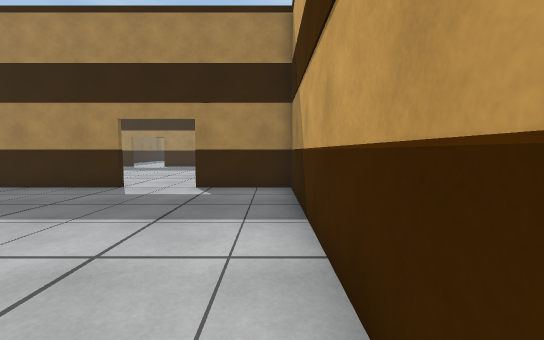
View 1 (above)

15 first-person views from a walk through a scene from a Unity 3-D project. The camera is 1.2 m above the floor, tilts 4° down and sees 90° across. The floor is counted in squares, 1 m on a side. Each view is taken from the middle of a square. On the plan, view 1 faces up. The plan holds only what a view shows up to about 13 squares ahead; the rest is blank. The place goes on beyond the plan. The player character is not drawn.

View 2
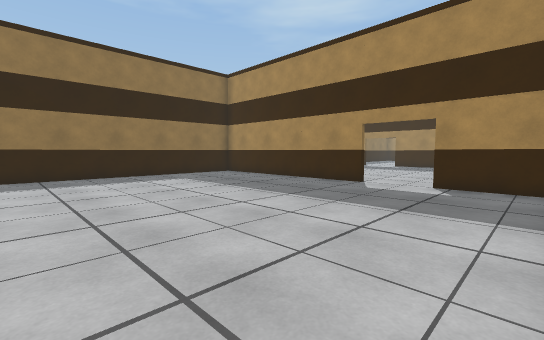

View 3
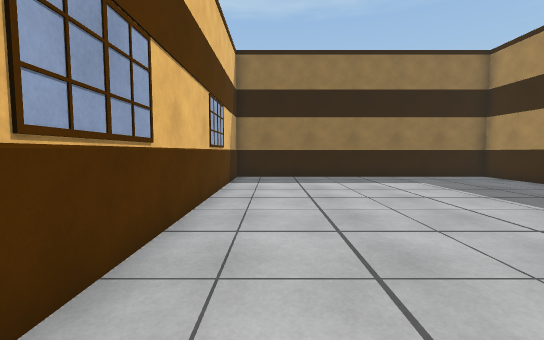

View 4
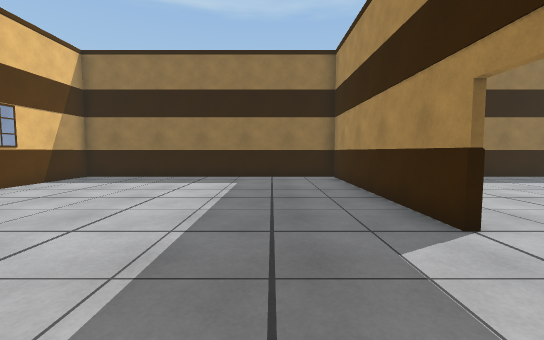

View 5
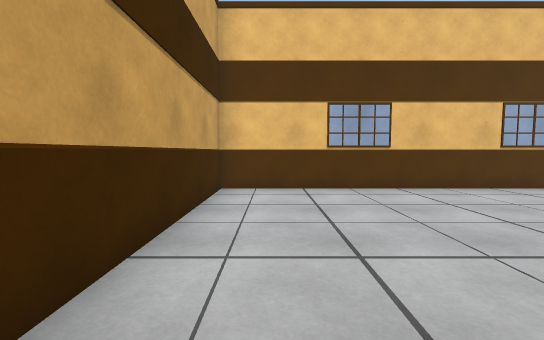

View 6
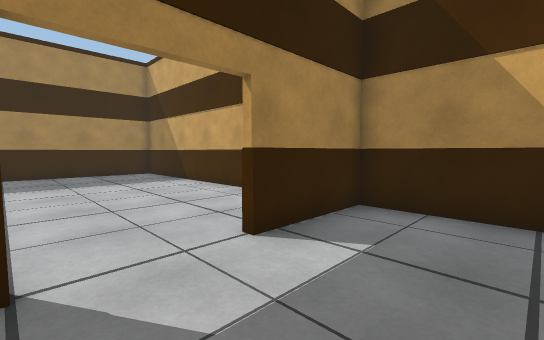

View 7
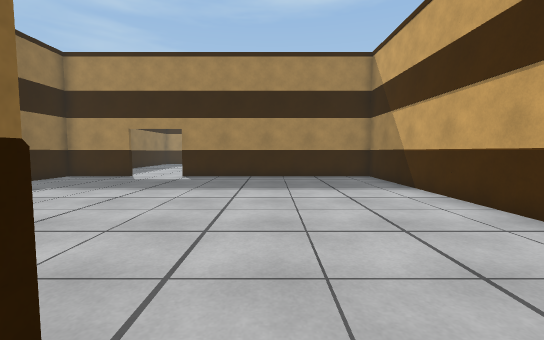

View 8
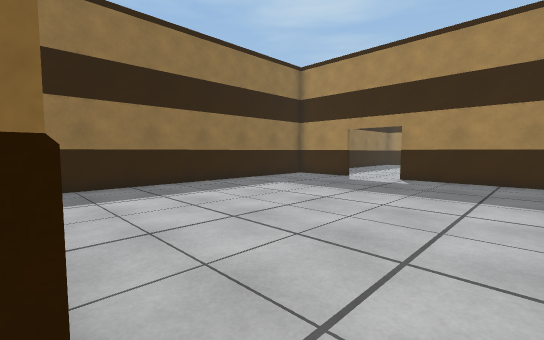

View 9
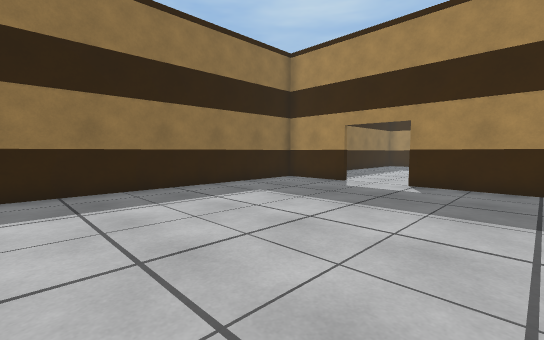

View 10
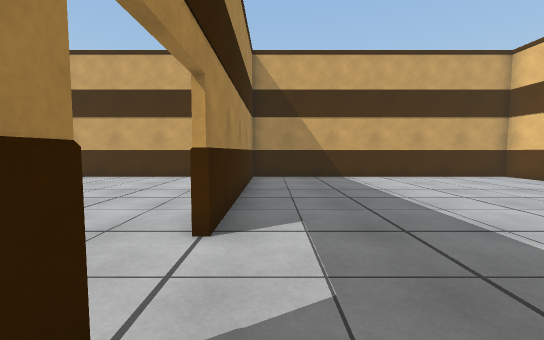

View 11
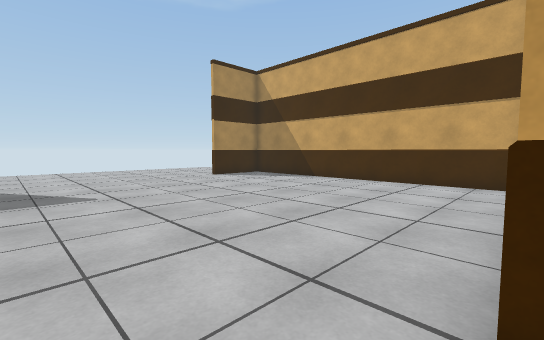

View 12
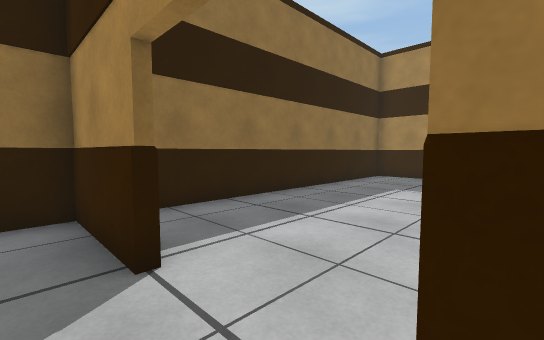

View 13
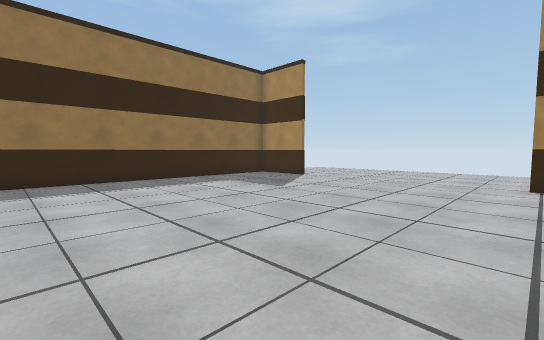

View 14
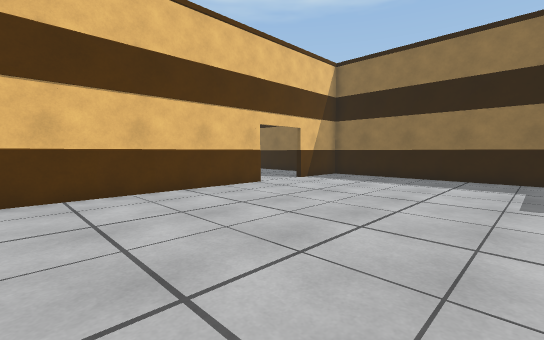

View 15
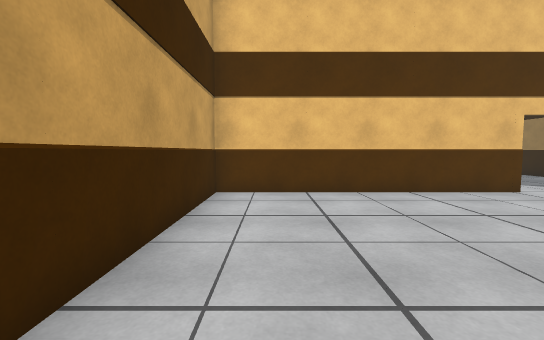

### Floor plan
Ten units are one square. View 1 is at (0, 0); x grows to the right and y downward. Boxes are objects, and circles mark ways between rooms. Rooms are numbered by the first view taken in them; rooms with no view inside come last. Other rooms are left out.
<svg viewBox="-141 -300 154 331">
<path fill="none" stroke="#000" d="M-49 -89 -136 -89 -136 26 6 26 6 -89M8 -89 -25 -89M-106 -209 -136 -209 -136 -99M-12 -91 8 -91M6 -89 6 -209 -82 -209M-84 -211 6 -211 6 -291M-116 -211 -108 -211M-136 -295 -136 -219"/>
<circle cx="-35" cy="-90" r="3" fill="#2a7"/>
<circle cx="-95" cy="-210" r="3" fill="#2a7"/>
<text x="-60" y="-30">1</text>
<text x="-70" y="-150">2</text>
<text x="-70" y="-260">3</text>
</svg>
Room 1 opens to room 2. Room 2 opens to room 3.

Where each view was taken, in squares from view 1:
view 1: 0 up, 0 right, facing up
view 2: 1 down, 0 right, facing up-left
view 3: 1 down, 1 left, facing left
view 4: 6 up, 1 left, facing left
view 5: 6 up, 1 left, facing down
view 6: 6 up, 5 left, facing up-right
view 7: 8 up, 4 left, facing up
view 8: 9 up, 4 left, facing up-left
view 9: 11 up, 5 left, facing up-left
view 10: 20 up, 12 left, facing right
view 11: 21 up, 10 left, facing up-right
view 12: 20 up, 8 left, facing up-left
view 13: 22 up, 2 left, facing up-left
view 14: 29 up, 1 left, facing down-left
view 15: 29 up, 1 left, facing down
